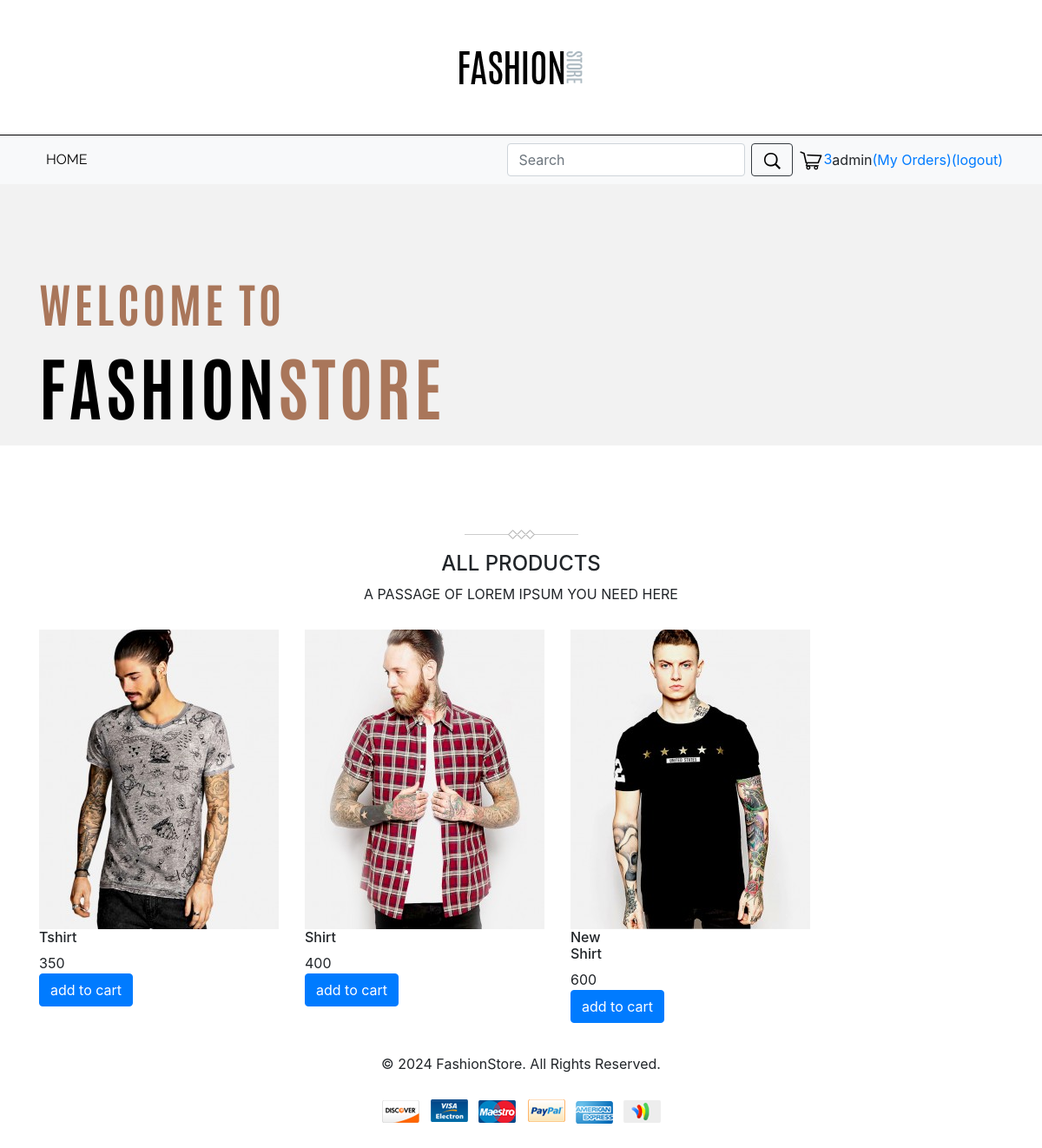
The page / (signed in) on the database its author committed.
### tables this page shows
CREATE TABLE `product` (
  `id` int(100) NOT NULL,
  `name` varchar(100) NOT NULL,
  `catagory` varchar(100) NOT NULL,
  `description` varchar(100) NOT NULL,
  `quantity` int(100) NOT NULL,
  `Price` int(100) NOT NULL,
  `imgname` varchar(100) NOT NULL
);

### index.php (the view, shortened to what this page needs)
<?php
include 'header.php';
include 'lib/connection.php';
$sql = "SELECT * FROM product";
$result = $conn->query($sql);
?>
<div class="banner">
<div class="container">
  <div class="row">
    <div class="col-md-6">
        <div class="banner-text">
          <p class="bt1">Welcome To</p>
          <p class="bt2"><span class="bt3">Fashion</span>Store</p>
        </div>
    </div>
  <div class="col-md-6">
  </div>
  </div>
</div>
</div>
<section>
  <div class="container">
    <div class="topsell-head">
      <div class="row">
        <div class="col-md-12 text-center">
          <img src="img/mark.png">
          <h4>All Products</h4>
          <p>A passage of Lorem Ipsum you need here</p>
        </div>
      </div>
    </div>
  </div>
  <div class="container">
  <div class="row">
  <?php
          if (mysqli_num_rows($result) > 0) {
            while($row = mysqli_fetch_assoc($result)) {
              ?>
          <form action="<?php echo $_SERVER['PHP_SELF']; ?>" method="post">
            <div class="col-md-3 col-sm-6 col-6">
              <div>
                <img src="admin/product_img/<?php echo $row['imgname']; ?>" >
              </div>
              <div>
              <div>
                <h6><?php echo $row["name"] ?></h6>
                <span><?php echo $row["Price"] ?></span>
              </div>
              <input type="submit" class="btn btn btn-primary" value="add to cart" name="add_to_cart">
              </div>
            </div>
            </form>
            <?php
    }
        }
        else
            echo "0 results";
        ?>
          </div>
  </div>
</section>
<?php
 include'footer.php';
?>

### header.php (shortened to what this page needs)
<!DOCTYPE html>
<html>
<head>
    <link rel="stylesheet" href="https://stackpath.bootstrapcdn.com/bootstrap/4.5.0/css/bootstrap.min.css">
    <link rel="stylesheet" type="text/css" href="css/style.css">
    <link rel="stylesheet" type="text/css" href="css/responsive.css">
</head>
<body>
  <header>
    <div class="container">
    <div class="header-top">
        <div class="row">
          <div class="col-md-12 text-center">
            <a href="index.php"><img src="img/logo.png"></a>
          </div>
        </div>
    </div>
    </div>
  </header>
<?php
  include "lib/connection.php";
  $id=$_SESSION['userid'];
 $sql = "SELECT * FROM cart where userid='$id'";
 $result = $conn -> query ($sql);
?>
<nav class="navbar navbar-expand-lg navbar-light bg-light">
  <div class="container">
    <div class="collapse navbar-collapse" id="navbarSupportedContent">
      <ul class="navbar-nav mr-auto">
        <li class="nav-item">
          <a class="nav-link" href="index.php">Home</a>
        </li>
      </ul>
      <form class="form-inline"  action="search(1).php" method="post">
        <input class="form-control" type="search" placeholder="Search" aria-label="Search" name="name">
        <button class="btn btn-outline-dark" type="submit" style="margin-left:7px;margin-right:7px;"><img src="img/search.png"></button>
        </form>
        <?php
          $total=0;
          if (mysqli_num_rows($result) > 0) {
            while($row = mysqli_fetch_assoc($result)) {
              $total++;
            }
          }
              ?>
        <a href="cart.php"><img src="img/cart.png"><?php echo $total?></a>
        <?php
if(isset($_SESSION['auth']))
{
   if($_SESSION['auth']==1)
   {
    echo $_SESSION['username']; ?>
    <a href="profile.php">(My Orders)</a>
    <a href="logout.php">(logout)</a>
<?php
   }
}
else
{
?>
  <a href="login.php">Login</a>
  <a href="Register.php">Signup</a>
<?php
}
?>
    </div>
  </div>
</nav>

### footer.php (shortened to what this page needs)
<div class="footer1">
  <div class="container">
    <div class="row">
      <div class="col-md-12 text-center">
        <p>© 2024 FashionStore. All Rights Reserved.</p>
        <img src="img/pay.png" class="img-fluid">
      </div>
    </div>
  </div>
</div>
</body>
</html>

### css/style.css (style rules this page uses)
.header-top { padding-top: 58px; padding-bottom: 58px; }
.nav-item { padding-right: 30px; font-family: "Raleway", sans-serif; text-transform: uppercase; }
.navbar-light .navbar-nav .nav-link { color: rgb(0, 0, 0); }
.banner { background-color: #f2f2f2; }
.bt1 { margin-top: 100px; font-family: antonio; font-size: 54px; color: #a9765a; text-transform: uppercase; letter-spacing: 4px; }
.bt2 { font-family: antonio; font-size: 80px; color: #a9765a; text-transform: uppercase; line-height: 55px; letter-spacing: 4px; padding-bottom: 20px; }
.bt3 { color: black; }
.topsell-head { text-transform: uppercase; padding-top: 95px; }
.topsell-head img, h3, p { padding-bottom: 13px; }
.footer1 { margin-top: 35px; margin-bottom: 42px; }

### rows shown on the page
product: imgname (picture), name "Tshirt", Price "350"
product: imgname (picture), name "Shirt", Price "400"
product: imgname (picture), name "New Shirt", Price "600"

### other values the page prints
$total "3"
$_SESSION['username'] "admin"
